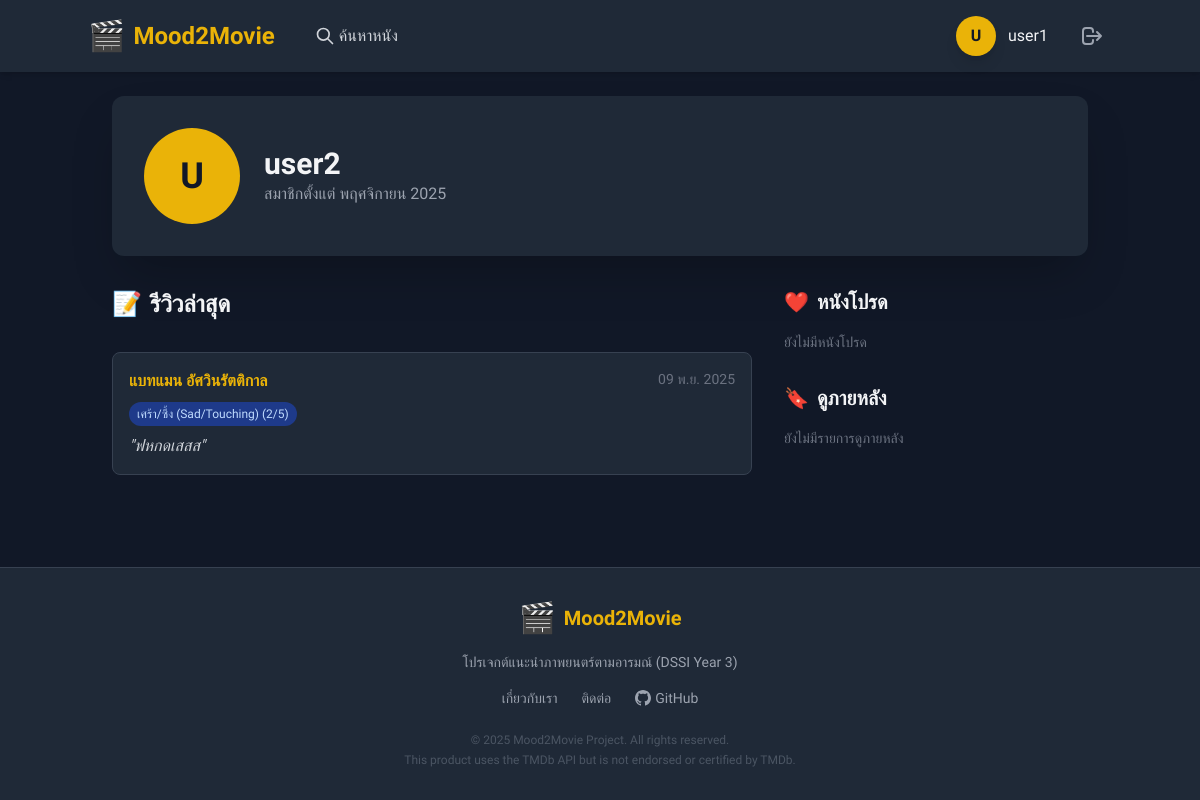
The page /accounts/profile/user2/ (signed in) on the database its author committed.
### movies/models.py (models this page shows, shortened)
class Review(models.Model):
    user = models.ForeignKey(User, on_delete=models.CASCADE, related_name='reviews')
    movie = models.ForeignKey(Movie, on_delete=models.CASCADE, related_name='reviews')
    primary_mood = models.ForeignKey(Mood, on_delete=models.SET_NULL, null=True, related_name='primary_reviews')
    mood_intensity = models.IntegerField(validators=[MinValueValidator(1), MaxValueValidator(5)])
    rating = models.FloatField(validators=[MinValueValidator(0), MaxValueValidator(10)])
    review_text = models.TextField(blank=True)
    created_at = models.DateTimeField(auto_now_add=True)
    class Meta:
        unique_together = ('user', 'movie') # 1 คนรีวิวหนังเรื่องเดิมได้แค่ครั้งเดียว

class Movie(models.Model):
    tmdb_id = models.IntegerField(unique=True)
    title = models.CharField(max_length=255)
    poster_path = models.CharField(max_length=255, null=True, blank=True)
    overview = models.TextField(null=True, blank=True)
    release_date = models.DateField(null=True, blank=True)

class Mood(models.Model):
    name = models.CharField(max_length=50, unique=True)

### accounts/views.py (the view)
# urls.py: path('profile/', views.profile, name='profile'),  # โปรไฟล์ตัวเอง
@login_required
def profile(request, username=None):
    if username:
        user_obj = get_object_or_404(User, username=username)
    else:
        user_obj = request.user # ถ้าไม่ระบุชื่อ ให้ดูโปรไฟล์ตัวเอง
    recent_reviews = user_obj.reviews.all().order_by('-created_at')[:5]
    favorites = user_obj.favorites.all().order_by('-created_at')[:10]
    bookmarks = user_obj.bookmarks.all().order_by('-created_at')[:10]
    return render(request, 'accounts/profile.html', {
        'profile_user': user_obj,
        'recent_reviews': recent_reviews,
        'favorites': favorites,
        'bookmarks': bookmarks
    })

### templates/accounts/profile.html
{% extends 'base.html' %}
{% block content %}
<div class="max-w-6xl mx-auto">
    <div class="bg-gray-800 p-8 rounded-xl shadow-2xl mb-8 flex items-center">
        <div class="w-24 h-24 bg-yellow-500 rounded-full flex items-center justify-center text-4xl font-bold text-gray-900 mr-6">
            {{ profile_user.username|slice:":1"|upper }}
        </div>
        <div>
            <h1 class="text-3xl font-bold">{{ profile_user.username }}</h1>
            <p class="text-gray-400">สมาชิกตั้งแต่ {{ profile_user.date_joined|date:"F Y" }}</p>
        </div>
    </div>
    <div class="grid grid-cols-1 md:grid-cols-3 gap-8">
        <div class="md:col-span-2 space-y-8">
            <h2 class="text-2xl font-bold mb-4 flex items-center">
                <span class="mr-2">📝</span> รีวิวล่าสุด
            </h2>
            {% for review in recent_reviews %}
            <div class="bg-gray-800 p-4 rounded-lg border border-gray-700">
                <div class="flex justify-between mb-2">
                    <a href="{% url 'movie_detail' review.movie.tmdb_id %}" class="font-bold text-yellow-500 hover:underline">
                        {{ review.movie.title }}
                    </a>
                    <span class="text-sm text-gray-500">{{ review.created_at|date:"d M Y" }}</span>
                </div>
                {% if review.primary_mood %}
                <span class="inline-block bg-blue-900 text-blue-200 text-xs px-2 py-1 rounded-full mb-2">
                    {{ review.primary_mood.name }} ({{ review.mood_intensity }}/5)
                </span>
                {% endif %}
                {% if review.review_text %}
                <p class="text-gray-300 italic">"{{ review.review_text|truncatechars:100 }}"</p>
                {% endif %}
            </div>
            {% empty %}
                <p class="text-gray-500 italic">ยังไม่มีรีวิว</p>
            {% endfor %}
        </div>
        <div class="space-y-8">
            <div>
                <h2 class="text-xl font-bold mb-4 flex items-center">
                    <span class="mr-2">❤️</span> หนังโปรด
                </h2>
                <div class="grid grid-cols-3 gap-2">
                    {% for fav in favorites %}
                    <a href="{% url 'movie_detail' fav.movie.tmdb_id %}" title="{{ fav.movie.title }}">
                        {% if fav.movie.poster_path %}
                        <img src="https://image.tmdb.org/t/p/w200{{ fav.movie.poster_path }}" class="w-full h-24 object-cover rounded hover:opacity-75 transition">
                        {% else %}
                        <div class="w-full h-24 bg-gray-700 rounded flex items-center justify-center text-xs">No Image</div>
                        {% endif %}
                    </a>
                    {% empty %}
                    <p class="col-span-3 text-gray-500 text-sm">ยังไม่มีหนังโปรด</p>
                    {% endfor %}
                </div>
            </div>
            <div>
                <h2 class="text-xl font-bold mb-4 flex items-center">
                    <span class="mr-2">🔖</span> ดูภายหลัง
                </h2>
                <div class="grid grid-cols-3 gap-2">
                    {% for bookmark in bookmarks %}
                    <a href="{% url 'movie_detail' bookmark.movie.tmdb_id %}" title="{{ bookmark.movie.title }}">
                         {% if bookmark.movie.poster_path %}
                        <img src="https://image.tmdb.org/t/p/w200{{ bookmark.movie.poster_path }}" class="w-full h-24 object-cover rounded hover:opacity-75 transition">
                        {% else %}
                        <div class="w-full h-24 bg-gray-700 rounded flex items-center justify-center text-xs">No Image</div>
                        {% endif %}
                    </a>
                    {% empty %}
                    <p class="col-span-3 text-gray-500 text-sm">ยังไม่มีรายการดูภายหลัง</p>
                    {% endfor %}
                </div>
            </div>
        </div>
    </div>
</div>
{% endblock %}

### templates/base.html (shortened to what this page needs)
<!DOCTYPE html>
<html lang="th">
<head>
    <script src="https://cdn.tailwindcss.com"></script>
</head>
<body class="bg-gray-900 text-gray-100 min-h-screen flex flex-col">
    <nav class="bg-gray-800 p-4 shadow-md sticky top-0 z-50">
        <div class="container mx-auto flex justify-between items-center">
            <div class="flex items-center">
                <a href="{% url 'home' %}" class="text-2xl font-bold text-yellow-500 mr-6 flex items-center">
                    <span class="text-3xl mr-2">🎬</span> <span class="hidden sm:inline">Mood2Movie</span>
                </a>
                <a href="{% url 'search_movies' %}" class="text-gray-300 hover:text-yellow-500 transition flex items-center hidden md:flex ml-4">
                    <svg xmlns="http://www.w3.org/2000/svg" class="h-5 w-5 mr-1" fill="none" viewBox="0 0 24 24" stroke="currentColor">
                        <path stroke-linecap="round" stroke-linejoin="round" stroke-width="2" d="M21 21l-6-6m2-5a7 7 0 11-14 0 7 7 0 0114 0z" />
                    </svg>
                    ค้นหาหนัง
                </a>
            </div>
            <div class="flex items-center gap-4">
                {% if user.is_authenticated %}
                    <a href="{% url 'profile' %}" class="flex items-center group" title="ไปที่หน้าโปรไฟล์ของคุณ">
                        <div class="w-10 h-10 bg-yellow-500 rounded-full flex items-center justify-center font-bold text-gray-900 border-2 border-transparent group-hover:border-yellow-300 transition shadow-lg">
                            {{ user.username|slice:":1"|upper }}
                        </div>
                        <span class="ml-3 font-medium hidden lg:block group-hover:text-yellow-500 transition">{{ user.username }}</span>
                    </a>
                    <form action="{% url 'logout' %}" method="post" class="inline ml-2">
                        <button type="submit" class="text-gray-400 hover:text-red-500 transition p-2" title="ออกจากระบบ">
                            <svg xmlns="http://www.w3.org/2000/svg" class="h-6 w-6" fill="none" viewBox="0 0 24 24" stroke="currentColor">
                                <path stroke-linecap="round" stroke-linejoin="round" stroke-width="2" d="M17 16l4-4m0 0l-4-4m4 4H7m6 4v1a3 3 0 01-3 3H6a3 3 0 01-3-3V7a3 3 0 013-3h4a3 3 0 013 3v1" />
                            </svg>
                        </button>
                    </form>
                {% endif %}
            </div>
        </div>
    </nav>
    <main class="container mx-auto flex-grow p-4 md:p-6">
        {% block content %}
        {% endblock %}
    </main>
    <footer class="bg-gray-800 p-8 mt-12 text-center text-gray-400 border-t border-gray-700">
        <div class="mb-4 flex justify-center items-center">
            <span class="text-3xl">🎬</span> <span class="text-xl font-bold text-yellow-500 ml-2">Mood2Movie</span>
        </div>
        <p class="mb-4 text-sm">โปรเจกต์แนะนำภาพยนตร์ตามอารมณ์ (DSSI Year 3)</p>
        <div class="flex justify-center gap-6 mb-6 text-sm font-medium">
            <a href="#" class="hover:text-yellow-500 transition">เกี่ยวกับเรา</a>
            <a href="#" class="hover:text-yellow-500 transition">ติดต่อ</a>
            <a href="https://github.com/" target="_blank" class="hover:text-white transition flex items-center gap-1">
                GitHub
            </a>
        </div>
        <p class="text-xs text-gray-600">© {% now "Y" %} Mood2Movie Project. All rights reserved.</p>
        <p class="text-xs mt-1 text-gray-600">This product uses the TMDb API but is not endorsed or certified by TMDb.</p>
    </footer>
</body>
</html>

### templates/base.html (style rules this page uses)
body { font-family: 'Prompt', sans-serif; }

### rows shown on the page
Review: movie "แบทแมน อัศวินรัตติกาล", created_at "09 พ.ย. 2025", primary_mood.name "เศร้า/ซึ้ง (Sad/Touching)", mood_intensity "2", review_text "ฟหกดเสสส"

### other values the page prints
{{ user.username|slice:":1"|upper }} "U"
{{ user.username }} "user1"
{{ profile_user.username|slice:":1"|upper }} "U"
{{ profile_user.username }} "user2"
{{ profile_user.date_joined|date:"F Y" }} "พฤศจิกายน 2025"
